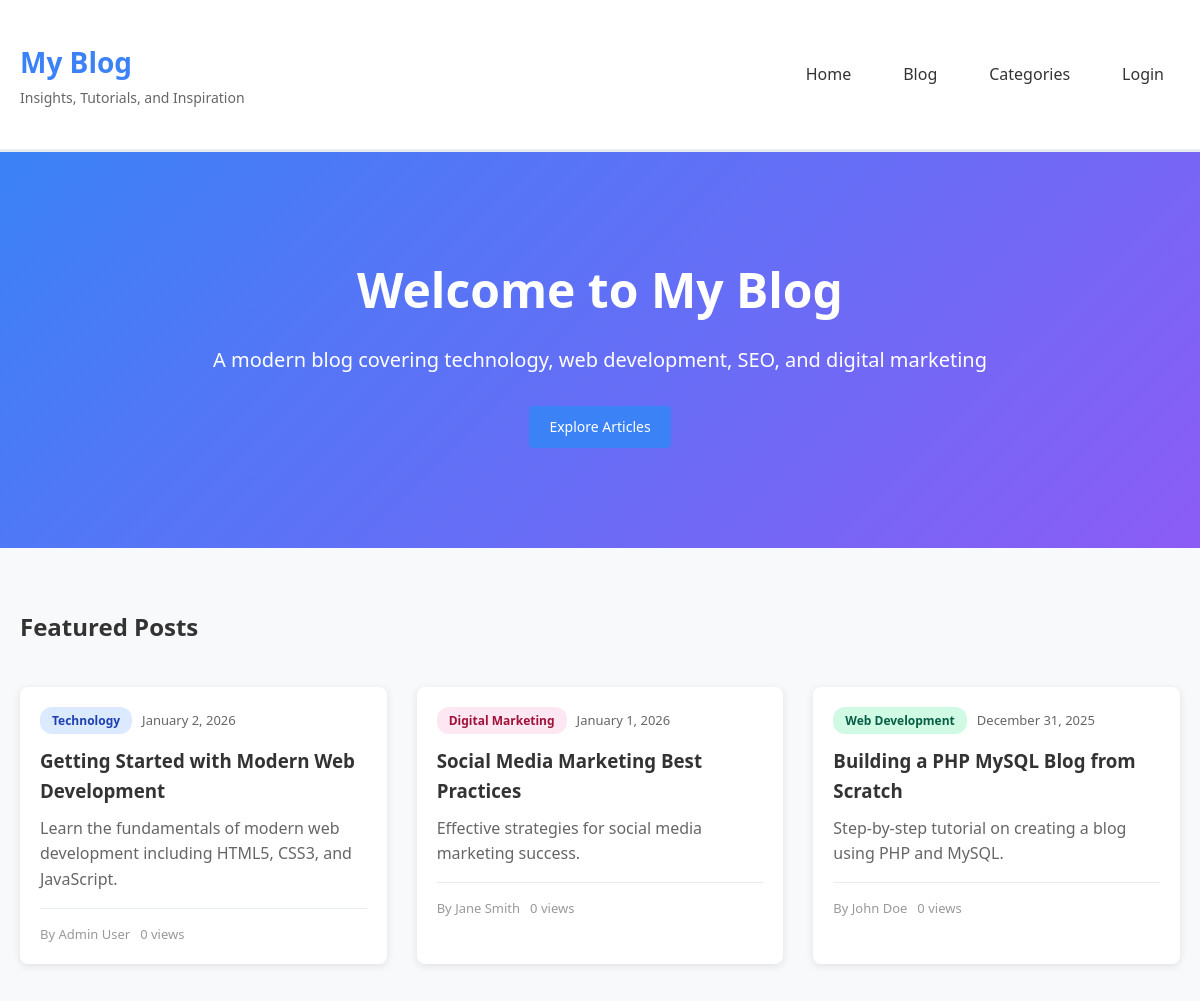
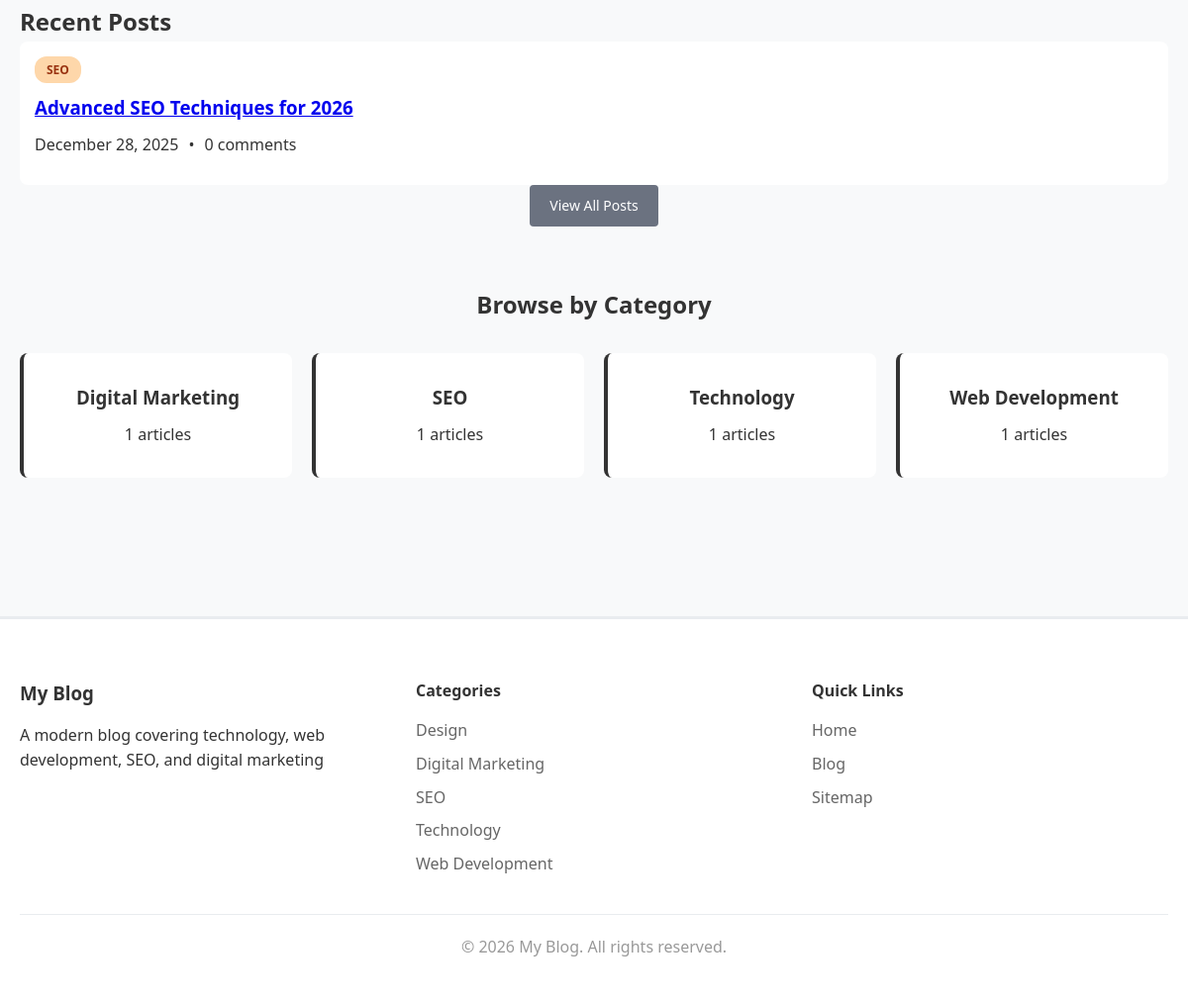
The page / on the database its author committed (2 pictures, top to bottom).
### tables this page shows
CREATE TABLE site_settings (
    id INT PRIMARY KEY AUTO_INCREMENT,
    setting_key VARCHAR(100) UNIQUE NOT NULL,
    setting_value TEXT,
    created_at TIMESTAMP DEFAULT CURRENT_TIMESTAMP,
    updated_at TIMESTAMP DEFAULT CURRENT_TIMESTAMP ON UPDATE CURRENT_TIMESTAMP
);

CREATE TABLE posts (
    id INT PRIMARY KEY AUTO_INCREMENT,
    author_id INT NOT NULL,
    category_id INT,
    title VARCHAR(255) NOT NULL,
    slug VARCHAR(255) UNIQUE NOT NULL,
    excerpt TEXT,
    content LONGTEXT NOT NULL,
    featured_image VARCHAR(255),
    status ENUM('draft', 'published', 'scheduled') DEFAULT 'draft',
    publish_date DATETIME,
    views INT DEFAULT 0,
    allow_comments BOOLEAN DEFAULT 1,
    meta_title VARCHAR(255),
    meta_description TEXT,
    meta_keywords TEXT,
    og_title VARCHAR(255),
    og_description TEXT,
    og_image VARCHAR(255),
    twitter_card VARCHAR(50) DEFAULT 'summary_large_image',
    canonical_url VARCHAR(255),
    schema_type VARCHAR(50) DEFAULT 'BlogPosting',
    created_at TIMESTAMP DEFAULT CURRENT_TIMESTAMP,
    updated_at TIMESTAMP DEFAULT CURRENT_TIMESTAMP ON UPDATE CURRENT_TIMESTAMP,
    FOREIGN KEY (author_id) REFERENCES users(id) ON DELETE CASCADE,
    FOREIGN KEY (category_id) REFERENCES categories(id) ON DELETE SET NULL,
    INDEX idx_slug (slug),
    INDEX idx_status (status),
    INDEX idx_publish_date (publish_date),
    INDEX idx_author (author_id),
    INDEX idx_category (category_id)
);

CREATE TABLE categories (
    id INT PRIMARY KEY AUTO_INCREMENT,
    name VARCHAR(100) UNIQUE NOT NULL,
    slug VARCHAR(100) UNIQUE NOT NULL,
    description TEXT,
    parent_id INT DEFAULT NULL,
    meta_title VARCHAR(255),
    meta_description TEXT,
    created_at TIMESTAMP DEFAULT CURRENT_TIMESTAMP,
    FOREIGN KEY (parent_id) REFERENCES categories(id) ON DELETE SET NULL,
    INDEX idx_slug (slug)
);

CREATE TABLE users (
    id INT PRIMARY KEY AUTO_INCREMENT,
    username VARCHAR(50) UNIQUE NOT NULL,
    email VARCHAR(100) UNIQUE NOT NULL,
    password VARCHAR(255) NOT NULL,
    full_name VARCHAR(100) NOT NULL,
    bio TEXT,
    avatar VARCHAR(255),
    role ENUM('admin', 'author', 'contributor') DEFAULT 'author',
    created_at TIMESTAMP DEFAULT CURRENT_TIMESTAMP,
    is_active BOOLEAN DEFAULT 1,
    INDEX idx_username (username),
    INDEX idx_email (email)
);

### includes/functions.php (called while the page is built, shortened)
<?php
require_once __DIR__ . '/config.php';
function isLoggedIn() {
    return isset($_SESSION['user_id']);
}
function getPosts($limit = 10, $offset = 0, $category_id = null, $tag_id = null, $search = null, $status = 'published') {
    global $pdo;
    $sql = "SELECT p.*, u.username as author_name, u.full_name as author_full_name, c.name as category_name, c.slug as category_slug,
            (SELECT COUNT(*) FROM comments WHERE post_id = p.id AND status = 'approved') as comment_count
            FROM posts p
            LEFT JOIN users u ON p.author_id = u.id
            LEFT JOIN categories c ON p.category_id = c.id";
    $where = [];
    $params = [];
    if ($status) {
        $where[] = "p.status = ?";
        $params[] = $status;
        if ($status == 'published') {
            $where[] = "p.publish_date <= NOW()";
        }
    }
    if (!empty($where)) {
        $sql .= " WHERE " . implode(" AND ", $where);
    }
    $sql .= " ORDER BY p.publish_date DESC LIMIT ? OFFSET ?";
    $params[] = $limit;
    $params[] = $offset;
    $stmt = $pdo->prepare($sql);
    $stmt->execute($params);
    return $stmt->fetchAll();
}
function getCategories() {
    global $pdo;
    $stmt = $pdo->query("SELECT c.*, COUNT(p.id) as post_count FROM categories c
                        LEFT JOIN posts p ON c.id = p.category_id AND p.status = 'published' AND p.publish_date <= NOW()
                        GROUP BY c.id
                        ORDER BY c.name");
    return $stmt->fetchAll();
}
function formatDate($date) {
    return date('F j, Y', strtotime($date));
}
function getExcerpt($text, $length = 200) {
    $text = strip_tags($text);
    if (strlen($text) <= $length) {
        return $text;
    }
    return substr($text, 0, $length) . '...';
}
function getSiteSetting($key, $default = '') {
    global $pdo;
    $stmt = $pdo->prepare("SELECT setting_value FROM site_settings WHERE setting_key = ?");
    $stmt->execute([$key]);
    $result = $stmt->fetchColumn();
    return $result !== false ? $result : $default;
}
?>

### index.php (the view, shortened to what this page needs)
<?php
require_once 'includes/functions.php';
$featured_posts = getPosts(3);
$recent_posts = getPosts(6, 3);
include 'includes/header.php';
?>
<div class="hero-section">
    <div class="container">
        <h1>Welcome to <?php echo SITE_NAME; ?></h1>
        <p class="hero-subtitle"><?php echo getSiteSetting('site_description', SITE_TAGLINE); ?></p>
        <a href="blog.php" class="btn btn-primary">Explore Articles</a>
    </div>
</div>
<div class="container">
    <section class="featured-posts">
        <h2>Featured Posts</h2>
        <div class="posts-grid">
            <?php foreach ($featured_posts as $post): ?>
                <article class="post-card featured">
                    <div class="post-content">
                        <div class="post-meta">
                            <span class="category category-<?php echo $post['category_slug']; ?>">
                                <?php echo $post['category_name']; ?>
                            </span>
                            <span class="date"><?php echo formatDate($post['publish_date']); ?></span>
                        </div>
                        <h3><a href="post.php?slug=<?php echo $post['slug']; ?>"><?php echo htmlspecialchars($post['title']); ?></a></h3>
                        <p><?php echo getExcerpt($post['excerpt'] ?: $post['content']); ?></p>
                        <div class="post-footer">
                            <span class="author">By <?php echo $post['author_full_name']; ?></span>
                            <span class="views"><?php echo $post['views']; ?> views</span>
                        </div>
                    </div>
                </article>
            <?php endforeach; ?>
        </div>
    </section>
    <section class="recent-posts">
        <h2>Recent Posts</h2>
        <div class="posts-list">
            <?php foreach ($recent_posts as $post): ?>
                <article class="post-list-item">
                    <div class="post-info">
                        <span class="category category-<?php echo $post['category_slug']; ?>">
                            <?php echo $post['category_name']; ?>
                        </span>
                        <h3><a href="post.php?slug=<?php echo $post['slug']; ?>"><?php echo htmlspecialchars($post['title']); ?></a></h3>
                        <div class="post-meta">
                            <span><?php echo formatDate($post['publish_date']); ?></span>
                            <span>•</span>
                            <span><?php echo $post['comment_count']; ?> comments</span>
                        </div>
                    </div>
                </article>
            <?php endforeach; ?>
        </div>
        <div class="text-center">
            <a href="blog.php" class="btn btn-secondary">View All Posts</a>
        </div>
    </section>
    <section class="categories-section">
        <h2>Browse by Category</h2>
        <div class="categories-grid">
            <?php
            $categories = getCategories();
            foreach ($categories as $category):
                if ($category['post_count'] > 0):
            ?>
                <a href="category.php?slug=<?php echo $category['slug']; ?>" class="category-box category-<?php echo $category['slug']; ?>">
                    <h3><?php echo $category['name']; ?></h3>
                    <p><?php echo $category['post_count']; ?> articles</p>
                </a>
            <?php
                endif;
            endforeach;
            ?>
        </div>
    </section>
</div>
<?php include 'includes/footer.php'; ?>

### includes/header.php (shortened to what this page needs)
<!DOCTYPE html>
<html lang="en">
<head>
    <link rel="stylesheet" href="<?php echo SITE_URL; ?>/css/style.css">
</head>
<body>
    <header class="site-header">
        <div class="container">
            <div class="header-content">
                <div class="logo">
                    <a href="<?php echo SITE_URL; ?>/index.php"><?php echo SITE_NAME; ?></a>
                    <p class="tagline"><?php echo SITE_TAGLINE; ?></p>
                </div>
                <nav class="main-nav">
                    <a href="<?php echo SITE_URL; ?>/index.php">Home</a>
                    <a href="<?php echo SITE_URL; ?>/blog.php">Blog</a>
                    <a href="<?php echo SITE_URL; ?>/categories.php">Categories</a>
                    <?php if (isLoggedIn()): ?>
                        <a href="<?php echo SITE_URL; ?>/admin/index.php">Dashboard</a>
                        <a href="<?php echo SITE_URL; ?>/admin/logout.php">Logout</a>
                    <?php else: ?>
                        <a href="<?php echo SITE_URL; ?>/admin/login.php">Login</a>
                    <?php endif; ?>
                </nav>
            </div>
        </div>
    </header>
    <main class="site-main">

### includes/footer.php (shortened to what this page needs)
    </main>
    <footer class="site-footer">
        <div class="container">
            <div class="footer-content">
                <div class="footer-section">
                    <h3><?php echo SITE_NAME; ?></h3>
                    <p><?php echo getSiteSetting('site_description', SITE_TAGLINE); ?></p>
                </div>
                <div class="footer-section">
                    <h4>Categories</h4>
                    <ul>
                        <?php
                        $footer_categories = getCategories();
                        foreach (array_slice($footer_categories, 0, 5) as $cat):
                        ?>
                            <li><a href="<?php echo SITE_URL; ?>/category.php?slug=<?php echo $cat['slug']; ?>"><?php echo $cat['name']; ?></a></li>
                        <?php endforeach; ?>
                    </ul>
                </div>
                <div class="footer-section">
                    <h4>Quick Links</h4>
                    <ul>
                        <li><a href="<?php echo SITE_URL; ?>/index.php">Home</a></li>
                        <li><a href="<?php echo SITE_URL; ?>/blog.php">Blog</a></li>
                        <li><a href="<?php echo SITE_URL; ?>/sitemap.php">Sitemap</a></li>
                    </ul>
                </div>
            </div>
            <div class="footer-bottom">
                <p>&copy; <?php echo date('Y'); ?> <?php echo SITE_NAME; ?>. All rights reserved.</p>
            </div>
        </div>
    </footer>
</body>
</html>

### css/style.css (style rules this page uses)
* { margin: 0; padding: 0; box-sizing: border-box; }
body { font-family: 'Segoe UI', Tahoma, Geneva, Verdana, sans-serif; background: #f8f9fa; color: #333; line-height: 1.6; }
.container { max-width: 1200px; margin: 0 auto; padding: 20px; }
.site-header { background: white; border-bottom: 3px solid #e9ecef; padding: 20px 0; position: sticky; top: 0; z-index: 1000; }
.header-content { display: flex; justify-content: space-between; align-items: center; }
.logo a { font-size: 28px; font-weight: bold; color: #3b82f6; text-decoration: none; }
.tagline { font-size: 14px; color: #666; margin-top: 2px; }
.main-nav { display: flex; gap: 20px; }
.main-nav a { color: #333; text-decoration: none; padding: 8px 16px; border-radius: 4px; transition: all 0.3s; }
.hero-section { background: linear-gradient(135deg, #3b82f6 0%, #8b5cf6 100%); color: white; padding: 80px 20px; text-align: center; margin-bottom: 40px; }
.hero-section h1 { font-size: 48px; margin-bottom: 15px; }
.hero-subtitle { font-size: 20px; margin-bottom: 30px; }
.posts-grid { display: grid; grid-template-columns: repeat(auto-fill, minmax(350px, 1fr)); gap: 30px; margin: 40px 0; }
.post-card { background: white; border-radius: 8px; overflow: hidden; box-shadow: 0 2px 8px rgba(0,0,0,0.1); transition: transform 0.3s, box-shadow 0.3s; }
.post-content { padding: 20px; }
.post-meta { display: flex; gap: 10px; align-items: center; margin-bottom: 12px; flex-wrap: wrap; }
.category { display: inline-block; padding: 4px 12px; border-radius: 12px; font-size: 12px; font-weight: 600; text-decoration: none; }
.category-technology { background: #dbeafe; color: #1e40af; }
.category-web-development { background: #d1fae5; color: #065f46; }
.category-seo { background: #fed7aa; color: #9a3412; }
.category-digital-marketing { background: #fce7f3; color: #9f1239; }
.date { color: #666; font-size: 13px; }
.post-content h2, .post-content h3 { margin-bottom: 10px; }
.post-content h2 a, .post-content h3 a { color: #333; text-decoration: none; }
.post-content p { color: #666; margin-bottom: 15px; }
.post-footer { display: flex; gap: 10px; align-items: center; color: #999; font-size: 13px; padding-top: 15px; border-top: 1px solid #e9ecef; }
.posts-list { display: flex; flex-direction: column; gap: 30px; }
.post-list-item { display: flex; gap: 20px; background: white; padding: 15px; border-radius: 8px; }
.post-info h3 { margin: 10px 0; }
.categories-section { margin: 60px 0; }
.categories-section h2 { margin-bottom: 30px; text-align: center; }
.categories-grid { display: grid; grid-template-columns: repeat(auto-fit, minmax(200px, 1fr)); gap: 20px; }
.category-box { background: white; padding: 30px; text-align: center; border-radius: 8px; text-decoration: none; color: #333; border-left: 4px solid; transition: transform 0.3s; }
.category-box h3 { margin-bottom: 10px; }
.btn { display: inline-block; padding: 10px 20px; border-radius: 4px; text-decoration: none; border: none; cursor: pointer; font-size: 14px; transition: all 0.3s; }
.btn-primary { background: #3b82f6; color: white; }
.btn-secondary { background: #6b7280; color: white; }
.site-footer { background: white; border-top: 3px solid #e9ecef; padding: 40px 0 20px; margin-top: 60px; }
.footer-content { display: grid; grid-template-columns: repeat(auto-fit, minmax(200px, 1fr)); gap: 40px; margin-bottom: 30px; }
.footer-section h3, .footer-section h4 { margin-bottom: 15px; color: #333; }
.footer-section ul { list-style: none; }
.footer-section li { margin-bottom: 8px; }
.footer-section a { color: #666; text-decoration: none; }
.footer-bottom { text-align: center; padding-top: 20px; border-top: 1px solid #e9ecef; color: #999; }
.text-center { text-align: center; }

### rows shown on the page
site_settings: setting_value "A modern blog covering technology, web development, SEO, and digital marketing"
posts: category.name "Technology", publish_date "January 2, 2026", title "Getting Started with Modern Web Development", excerpt "Learn the fundamentals of modern web development including HTML5, CSS3, and JavaScript.", author.full_name "Admin User", views "0"
posts: category.name "Digital Marketing", publish_date "January 1, 2026", title "Social Media Marketing Best Practices", excerpt "Effective strategies for social media marketing success.", author.full_name "Jane Smith", views "0"
posts: category.name "Web Development", publish_date "December 31, 2025", title "Building a PHP MySQL Blog from Scratch", excerpt "Step-by-step tutorial on creating a blog using PHP and MySQL.", author.full_name "John Doe", views "0"
posts: category.name "SEO", title "Advanced SEO Techniques for 2026", publish_date "December 28, 2025", comment_count "0"
categories: name "Digital Marketing", post_count "1"
categories: name "SEO", post_count "1"
categories: name "Technology", post_count "1"
categories: name "Web Development", post_count "1"
categories: name "Design"

### other values the page prints
SITE_NAME "My Blog"
SITE_TAGLINE "Insights, Tutorials, and Inspiration"
